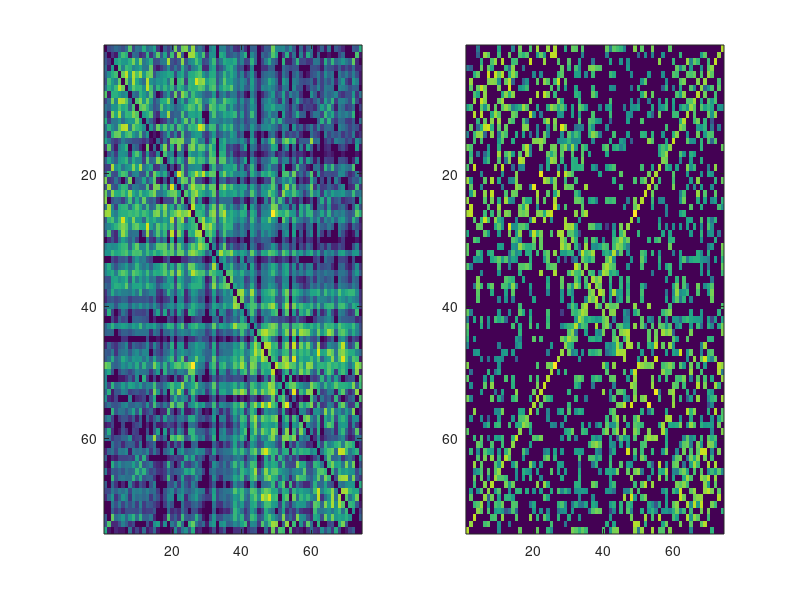
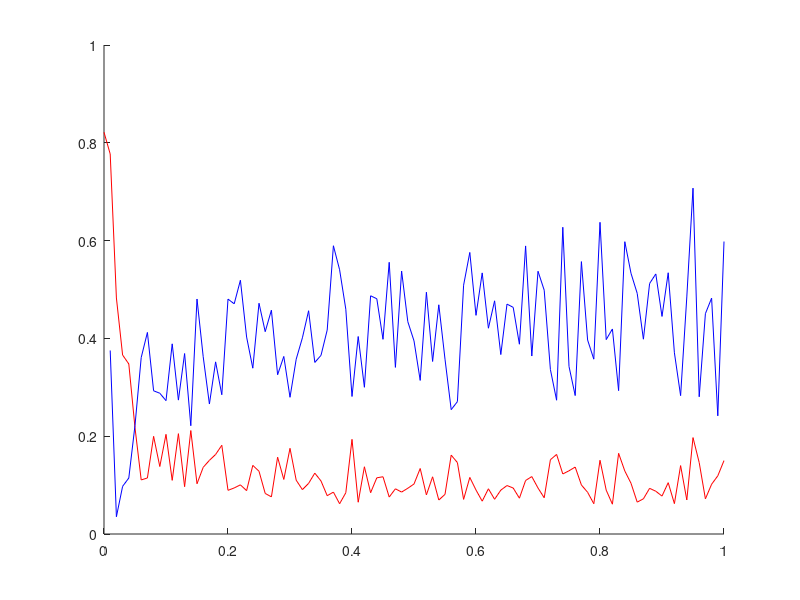

Write MATLAB code to recreate these figures, in order. (Note: this script raises an error after producing the figures.)

load sc_dbs80.mat;
C=sc;

% remove the areas with timecourses at zero from the SC matrix
load areas_zero.mat
C(areas_zero,:) = [];
C(:,areas_zero) = [];

load  optimizedhopfawake.mat;

% Optimal G for KL
[M,I] = min(klpstatesControl);
we_optim_kl = WE(I);

% Optimal G for KS
[M1,I1] = min(ksdist);
we_optim_ks = WE(I1);

subplot(1,2,1)
imagesc(log(C));

subplot(1,2,2)
imagesc(log(squeeze(Coptim(I1,:,:))));

figure
hold on;
plot(WE,ksdist,'r');
plot(WE,klpstatesControl,'b');
xline(we_optim_kl,'--b');
xline(we_optim_ks,'--r');
title('Statistics for Control group model')
xlabel('global coupling factor')
legend('KS distance', 'K-L distance')

